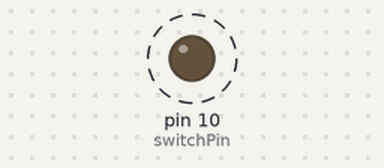
The sketch below on a simulated Arduino Uno, built with avr-gcc and run on an emulated ATmega328P. Parts: output pins drawn as LEDs (lit = HIGH). Dashed ring = blinking.

Above: at 0.5 s.
Timing chart, 0 to 4.6 s (numbered marks = the images above):
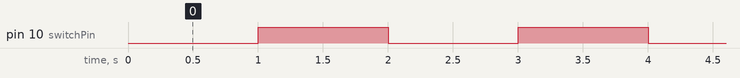

Measured:
- by itself, pin 10 (switchPin): alternates HIGH for 1.0 s and LOW for 1.0 s

The sketch:

sensor_demo.ino
```cpp
const int switchPin = 10; //Digital Pin Controlling Mosfet Voltage

void setup() {
  pinMode(switchPin, OUTPUT);

}

void loop() {

  digitalWrite(switchPin, LOW);
  //Turns on LED because Mosfet open (Current goes through LED).
  //This is below the gate threshold voltage.
  delay(1000);
  //How long LED is on.

  digitalWrite(switchPin, HIGH);
  //Turns off LED because voltage going into Mosfet is 5V
  //Connects resistor to ground (no current through LED)
  //This is above the gate threshold voltage (4V)
  delay(1000);
  //How long LED is off.

}
```
